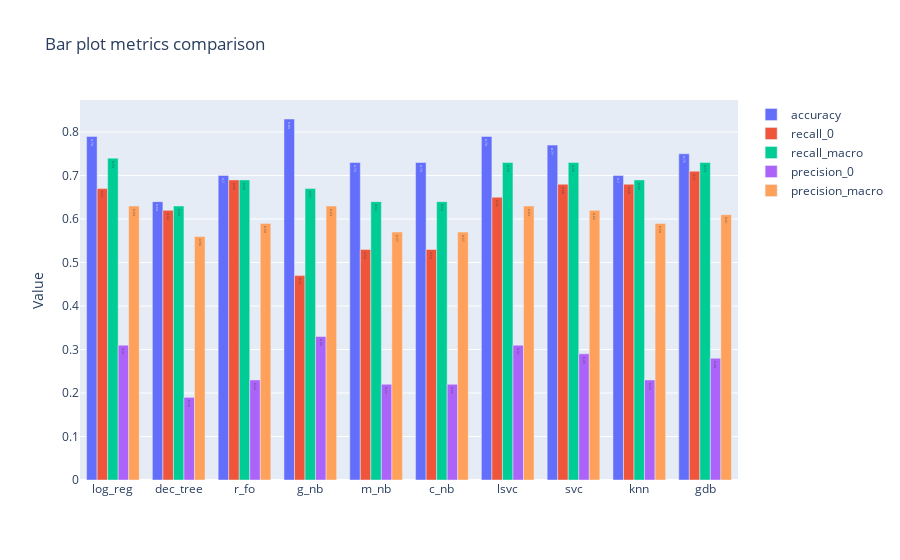

The cell this chart's notebook holds for it:
### Code cell
stack_mult_barplots(df_m, "accuracy", "recall_0", "recall_macro", "precision_0", "precision_macro" )

### Figure 1 — Plotly figure (JSON) as saved in the notebook; plotly's stock layout.template omitted (floating-point values rounded to 4 significant figures)
{"data": [{"name": "accuracy", "offsetgroup": "0", "text": ["0.79", "0.64", "0.7", "0.83", "0.73", "0.73", "0.79", "0.77", "0.7", "0.75"], "textposition": "auto", "type": "bar", "x": ["log_reg", "dec_tree", "r_fo", "g_nb", "m_nb", "c_nb", "lsvc", "svc", "knn", "gdb"], "y": [0.79, 0.64, 0.7, 0.83, 0.73, 0.73, 0.79, 0.77, 0.7, 0.75]}, {"name": "recall_0", "offsetgroup": "1", "text": ["0.67", "0.62", "0.69", "0.47", "0.53", "0.53", "0.65", "0.68", "0.68", "0.71"], "textposition": "auto", "type": "bar", "x": ["log_reg", "dec_tree", "r_fo", "g_nb", "m_nb", "c_nb", "lsvc", "svc", "knn", "gdb"], "y": [0.67, 0.62, 0.69, 0.47, 0.53, 0.53, 0.65, 0.68, 0.68, 0.71]}, {"name": "recall_macro", "offsetgroup": "2", "text": ["0.74", "0.63", "0.69", "0.67", "0.64", "0.64", "0.73", "0.73", "0.69", "0.73"], "textposition": "auto", "type": "bar", "x": ["log_reg", "dec_tree", "r_fo", "g_nb", "m_nb", "c_nb", "lsvc", "svc", "knn", "gdb"], "y": [0.74, 0.63, 0.69, 0.67, 0.64, 0.64, 0.73, 0.73, 0.69, 0.73]}, {"name": "precision_0", "offsetgroup": "3", "text": ["0.31", "0.19", "0.23", "0.33", "0.22", "0.22", "0.31", "0.29", "0.23", "0.28"], "textposition": "auto", "type": "bar", "x": ["log_reg", "dec_tree", "r_fo", "g_nb", "m_nb", "c_nb", "lsvc", "svc", "knn", "gdb"], "y": [0.31, 0.19, 0.23, 0.33, 0.22, 0.22, 0.31, 0.29, 0.23, 0.28]}, {"name": "precision_macro", "offsetgroup": "4", "text": ["0.63", "0.56", "0.59", "0.63", "0.57", "0.57", "0.63", "0.62", "0.59", "0.61"], "textposition": "auto", "type": "bar", "x": ["log_reg", "dec_tree", "r_fo", "g_nb", "m_nb", "c_nb", "lsvc", "svc", "knn", "gdb"], "y": [0.63, 0.56, 0.59, 0.63, 0.57, 0.57, 0.63, 0.62, 0.59, 0.61]}], "layout": {"title": {"text": "Bar plot metrics comparison"}, "yaxis": {"title": {"text": "Value"}}}}
